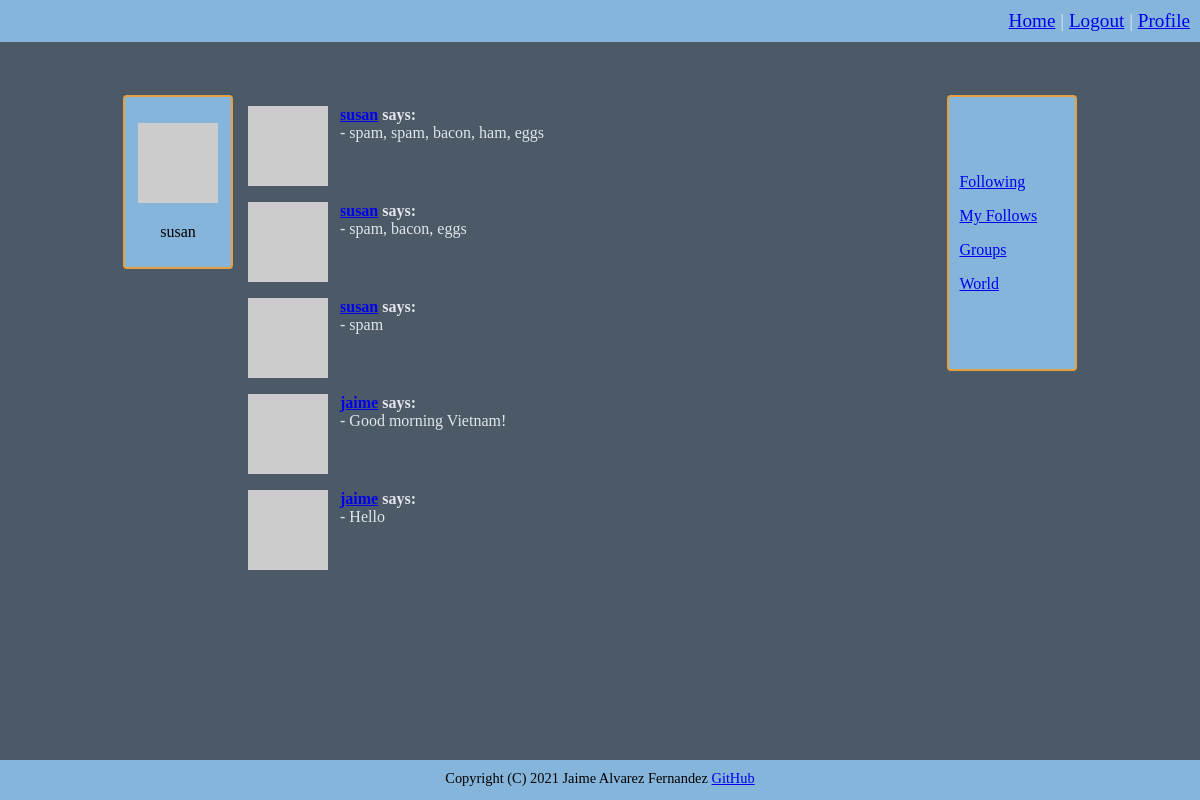
The page /follows (signed in) on the database its author committed.
### connect/models.py (models this page shows, shortened)
class User(UserMixin, db.Model):
    id = db.Column(db.Integer, primary_key=True)
    username = db.Column(db.String(64), index=True, unique=True)
    email = db.Column(db.String(120), index=True, unique=True)
    password = db.Column(db.String(128))
    about_me = db.Column(db.String(140))
    location = db.Column(db.String(64))
    website = db.Column(db.String(120))
    last_seen = db.Column(db.DateTime, default=datetime.datetime.utcnow)
    posts = db.relationship('Posts', backref='author', lazy='dynamic')
    friends = db.relationship('Friends', backref='anchor', lazy='dynamic')
    followed = db.relationship('User',
                               secondary=followers,
                               primaryjoin=(followers.c.follower_id == id),
                               secondaryjoin=(followers.c.followed_id == id),
                               backref=db.backref('followers', lazy='dynamic'), lazy='dynamic')
    def avatar(self, size):
        digest = md5(self.email.lower().encode('utf-8')).hexdigest()
        return f'https://www.gravatar.com/avatar/{digest}?d=identicon&s={size}'
    def followed_posts(self):
        posts_from_followed = Posts.query.\
            join(followers, (followers.c.followed_id == Posts.user_id)).\
            filter(followers.c.follower_id == self.id)
        posts_from_me = Posts.query.filter_by(user_id=self.id)
        return posts_from_followed.union(posts_from_me).order_by(Posts.timestamp.desc())

class Posts(db.Model):
    id = db.Column(db.Integer, primary_key=True)
    body = db.Column(db.String(140))
    timestamp = db.Column(db.DateTime, index=True, default=datetime.datetime.utcnow)
    user_id = db.Column(db.Integer, db.ForeignKey('user.id'))

### connect/routing.py (the view)
@app.route('/follows')
@flask_login.login_required
def followed():
    posts = flask_login.current_user.followed_posts().all()
    return flask.render_template('follows.html', title='Follows', posts=posts)

### connect/models.py (called while the page is built)
@login.user_loader
def load_user(user_id):
    return User.query.get(int(user_id))

### connect/routing.py (called while the page is built)
@app.before_request
def before_request():
    if flask_login.current_user.is_authenticated:
        flask_login.current_user.last_seen = datetime.datetime.utcnow()
        db.session.commit()

### connect/templates/follows.html
{% extends "general_template.html" %}
{% block content %}
<div>
    <table border="0" width="100%" cellspacing="10">
        {% for post in posts %}
        <tr valign="top">
            <td width="36"><img src="{{ post.author.avatar(36) }}"></td>
            <td>
                <span class="bold">
                <a href="{{ url_for('user_messages', username=post.author.username) }}">{{ post.author.username }}</a>
                says:<br></span>
                - {{ post.body }}
            </td>
        </tr>
        {% endfor %}
    </table>
</div>
{% endblock %}

### connect/templates/general_template.html (shortened to what this page needs)
<!DOCTYPE html>
<html lang="en">
<head>
    <link href="{{ url_for('static', filename='css/style.css') }}" rel="stylesheet" type="text/css" />
</head>
<body>
<header>
    <nav>
    <a href="{{ url_for('index') }}">Home</a> |
    {% if current_user.is_anonymous %}
    <a href="{{ url_for('login') }}">Login</a> |
    <a href="{{ url_for('sign_in') }}">Register</a>
    {% else %}
    <a href="{{ url_for('logout') }}">Logout</a> |
    <a href="{{ url_for('profile') }}">Profile</a>
    {% endif %}
    </nav>
</header>
<div id="main_table">
    <table border="0" width="100%">
        <tr>
            <td width="10%" valign="top">
                {% if current_user.is_authenticated %}
                <div id="left_side">
                    {% include '_profile.html' %}
                </div>
                {% endif %}
            </td>
            <td width="70%" align="center" valign="top">
                {% block content %}{% endblock %}
            </td>
            <td width="13%" valign="top">
                {% if current_user.is_authenticated %}
                <div id="right_side">
                    {% include '_links.html' %}
                </div>
                {% endif %}
            </td>
        </tr>
    </table>
</div>
<footer>
    Copyright (C) 2021 Jaime Alvarez Fernandez
    <a href="https://github.com/Jaime-alv">GitHub</a>
</footer>
</body>
</html>

### connect/templates/_profile.html (shortened to what this page needs)
{% if user and user != current_user %}
    <p>
        <img src="{{ user.avatar(128) }}">
    </p>
    <p>
        {{ user.username }}
    </p>
    {% if not current_user.is_following(user) %}
    <p>
        <form method="post" action="{{ url_for('follow', username=user.username) }}">
            {{ e_form.hidden_tag() }}
            {{ e_form.submit(value='Follow') }}
        </form>
    </p>
    {% else %}
    <p>
        <form method="post" action="{{ url_for('unfollow', username=user.username) }}">
            {{ e_form.hidden_tag() }}
            {{ e_form.submit(value='Unfollow') }}
        </form>
    </p>
    {% endif %}
    <p class="justify_text">
        {% if user.about_me is not none %}
        {{ user.about_me }}
        {% elif user.about_me == '' %}
        {% endif %}
    </p>
    <p>
        {% if user.location is not none %}
        {{ user.location }}
        {% elif user.location == '' %}
        {% endif %}
    </p>
    <p>
        {% if user.website is not none %}
        <a href="{{ user.website }}">{{ user.website }}</a>
        {% elif user.website == '' %}
        {% endif %}
    </p>
{% else %}
    <p>
        <img src="{{ current_user.avatar(128) }}">
    </p>
    <p>
        {{ current_user.username }}
    </p>
{% endif %}

### connect/templates/_links.html
<nav class="justify_text" style="padding:10px;">
    <p>
        <a href="{{ url_for('following') }}">Following</a>
    </p>
    <p>
        <a href="{{ url_for('followed') }}">My Follows</a>
    </p>
    <p>
        <a href="groups">Groups</a>
    </p>
    <p>
        <a href="messages">World</a>
    </p>
</nav>

### connect/static/css/style.css (style rules this page uses)
body { font-family: Verdana; background: #4b5a66; color: #e1e6eb; min-height: 100vh; margin: 0; }
footer { min-height:20px; background:PapayaWhip; color: black; font-size:90%; text-align:center; padding:10px; background: #86b5db; }
header { text-align:right; font-size: 120%; background: #86b5db; padding:10px; }
#main_table { margin: 50px 10% 0px 10%; }
#right_side { margin: 0px 0px 0px 0%; align: right; font-size: 100%; text-align: center; border: 2px solid #e3a144; border-radius: 4px; background: #86b5db; padding: 50px 0px 50px 0px; }
#left_side { border: 2px solid #e3a144; text-align: center; border-radius: 4px; background: #86b5db; color: black; padding: 10px; }
.justify_text { text-align: justify; text-justify: inter-word; }
.bold { font-weight: bold; }
body { display:flex; flex-direction:column; }
footer { margin-top:auto; }

### rows shown on the page
User: username "susan"
Posts: author.username "susan", body "spam, spam, bacon, ham, eggs"
Posts: author.username "susan", body "spam, bacon, eggs"
Posts: author.username "susan", body "spam"
Posts: author.username "jaime", body "Good morning Vietnam!"
Posts: author.username "jaime", body "Hello"
